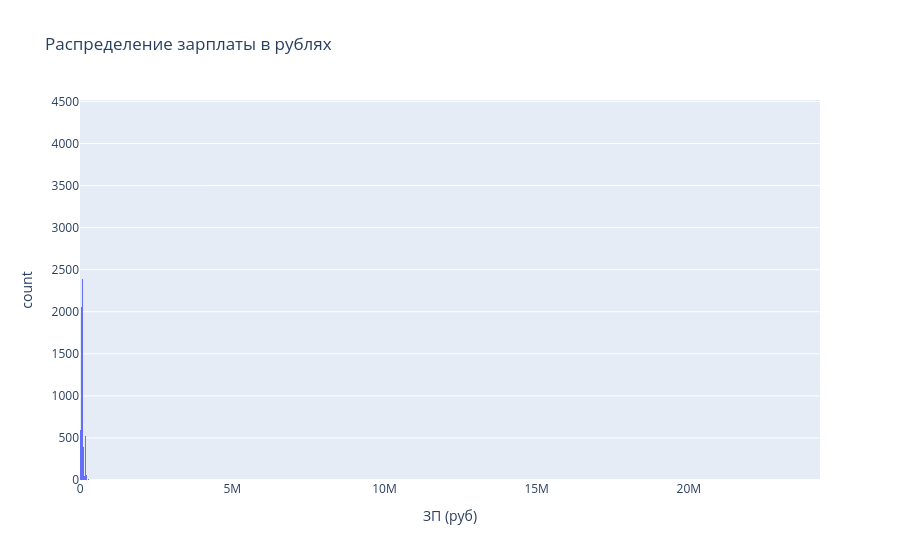
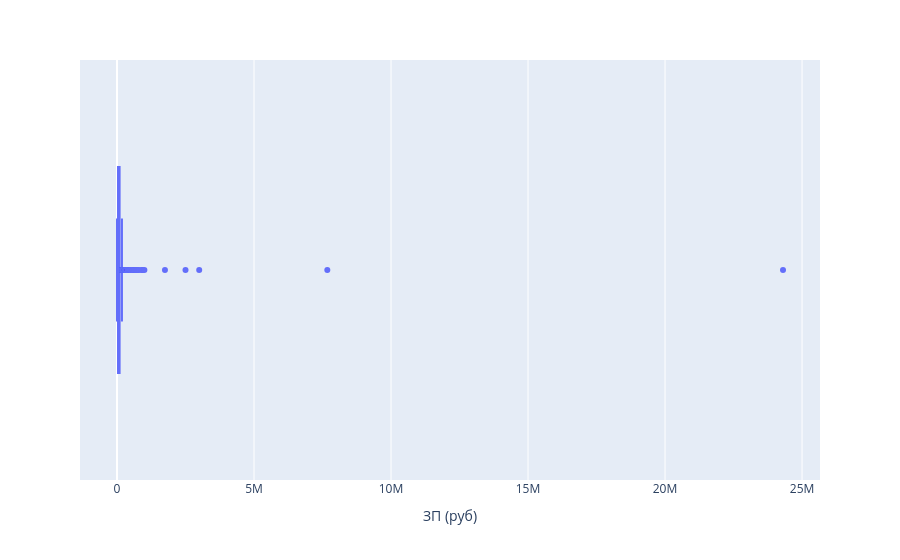

Write notebook code for charts like these, in order.
### Markdown cell above
3. Постройте распределение признака **"ЗП (руб)"**. Опишите данное распределение, отвечая на следующие вопросы: каковы предельные значения признака, в каком примерном интервале находится заработная плата большинства соискателей? Есть ли аномалии для признака возраста? Обратите внимание на гигантские размеры желаемой заработной платы.
*Совет: постройте гистограмму и коробчатую диаграмму рядом.*

### Code cell
gr3 = px.histogram(
    data,
    x='ЗП (руб)',
    title= 'Распределение зарплаты в рублях'
)
gr3.show()

gr3.write_html('graphs/gr5.html')

gr4 = px.box(
    data,
    x='ЗП (руб)'
)
gr4.show()

gr4.write_html('graphs/gr6.html')

print('Минимальный предельный признак:', data['ЗП (руб)'].min())
print('Максимальный предельный признак:', data['ЗП (руб)'].max())

### Figure 1 — Plotly figure (JSON) as saved in the notebook; plotly's stock layout.template omitted (floating-point values rounded to 4 significant figures; data arrays with more than 128 entries replaced by an {"elided": "..."} marker saying what was removed)
{"data": [{"alignmentgroup": "True", "bingroup": "x", "hovertemplate": "ЗП (руб)=%{x}<br>count=%{y}<extra></extra>", "legendgroup": "", "marker": {"color": "#636efa", "pattern": {"shape": ""}}, "name": "", "offsetgroup": "", "orientation": "v", "showlegend": false, "type": "histogram", "x": {"elided": "44744 float values"}, "xaxis": "x", "yaxis": "y"}], "layout": {"barmode": "relative", "legend": {"tracegroupgap": 0}, "title": {"text": "Распределение зарплаты в рублях"}, "xaxis": {"anchor": "y", "domain": [0, 1], "title": {"text": "ЗП (руб)"}}, "yaxis": {"anchor": "x", "domain": [0, 1], "title": {"text": "count"}}}}

### Figure 2 — Plotly figure (JSON) as saved in the notebook; plotly's stock layout.template omitted (floating-point values rounded to 4 significant figures; data arrays with more than 128 entries replaced by an {"elided": "..."} marker saying what was removed)
{"data": [{"alignmentgroup": "True", "hovertemplate": "ЗП (руб)=%{x}<extra></extra>", "legendgroup": "", "marker": {"color": "#636efa"}, "name": "", "notched": false, "offsetgroup": "", "orientation": "h", "showlegend": false, "type": "box", "x": {"elided": "44744 float values"}, "x0": " ", "xaxis": "x", "y0": " ", "yaxis": "y"}], "layout": {"boxmode": "group", "legend": {"tracegroupgap": 0}, "margin": {"t": 60}, "xaxis": {"anchor": "y", "domain": [0, 1], "title": {"text": "ЗП (руб)"}}, "yaxis": {"anchor": "x", "domain": [0, 1]}}}
